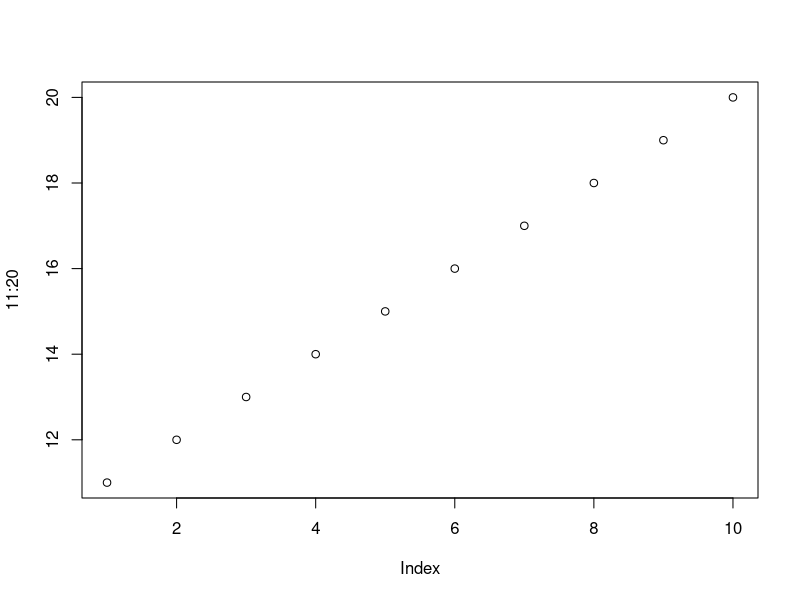

R code for this plot:
# 2025-11-17: Functions - demo


# every time something is written into the console, a function is getting run
# this
"a"

# is actually this
show("a")


# you can see the 'contents' of a function object, by typing in its name
# A general function -> invokes read.table inside
read.csv
show(read.csv)

# a built-in (has C implementation)
mean

# calling to the function happens when you have parentheses after it
mean(1:10)


################# Arguments

# this function has a return value (like mean above)
# The return value is substitute in place of the function call
# after the instruction was executed
wd <- getwd()


# Writing custom functions is a great way to maximize code reuse
# and to make things easier to understand

# The basic syntax is
#function(<args>) <body>
# e.g.
function() message("Hello world")

# this function defintion is not saved, so it is not really usable
hello <- function() message("Hello world")


# this function has no return value, it will assign NULL to the variable name
nothing <- hello()


# this function has one argument a:
square <- function(a) return(a^2)

# call to the function, defining the argument to be 8
square(a=8)


# function bodies can be made up of multple lines using braces:

# function(<args>){ 
# <instruction>
# <instruction>
# }





# an example. It does the squaring and adds 10 to the value
squareplus <- function(x){
  # partial result
  partial <- x^2 
  result <- partial + 10
  return(result)
}

# calling to it
squareplus(x=8)

# NOte that neither parital, nor result are in the global namespace!
# They exist only in the function's environment, which is destroyed
# when the function is done

# if you need to see what the function body is doing, you can manually run it like this:

# assign values to variables in global namespace
x<- 8
# partial result
partial <- x^2 
result <- partial + 10
result

# Defaults
# functions can have many arguments, which is made easier to use with defaults
?read.csv


# defaults are set with given vaalues in the argument list between the parens
squareplus <- function(x,y=10){
  # partial result
  partial <- x^2 
  result <- partial + y
  return(result)
}

# runs
squareplus(x=8)
squareplus(x=8, y=12)

# functions can have any effect, for instnace plotting:
sequencePlot <- function() plot(11:20)
sequencePlot()



